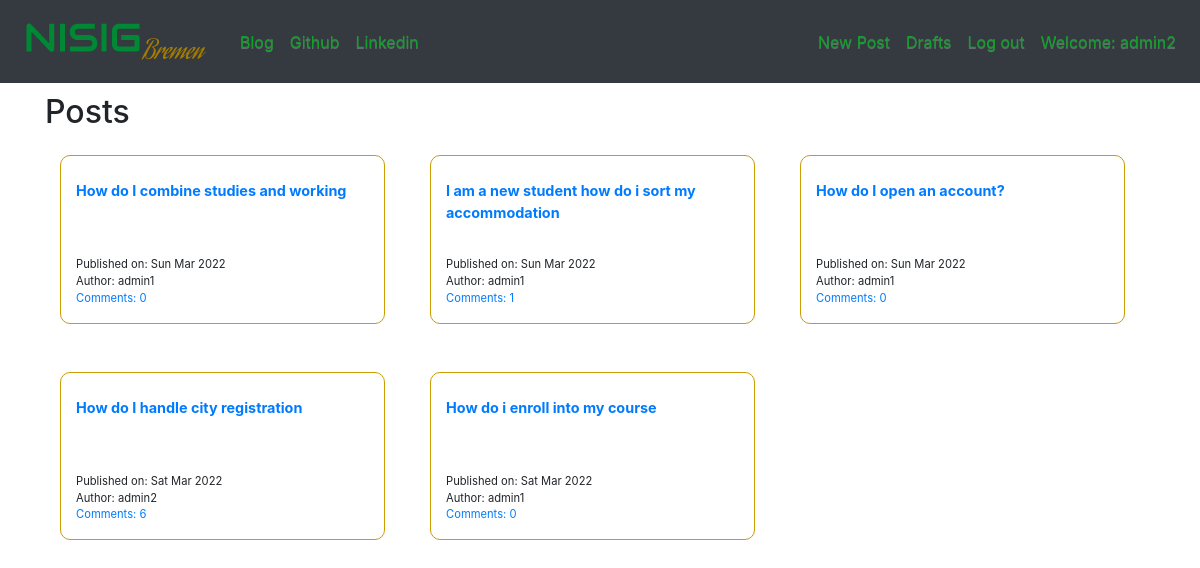
Screenshot of / (signed in) with the database file from the repository.
### nsig_blog/models.py (models this page shows, shortened)
class Post(models.Model):
    author=models.ForeignKey(User, on_delete=models.CASCADE,null=True) # connects each author to an auth user
    published_date=models.DateTimeField(blank=True,null=True)
    title=models.CharField(max_length=200)
    create_date=models.DateTimeField(default=timezone.now)
    text=models.TextField()
    def approve_comments(self):
        return self.comments.filter(approved_comment=True)

### nsig_blog/views.py (the view)
# urls.py: path('',views.PostListView.as_view(),name='post_list'),
class PostListView (ListView):
    model=Post
    paginate_by = 6
    def get_queryset(self):
        return Post.objects.filter(published_date__lte=timezone.now()).order_by('-published_date')

### nsig_blog/templates/nsig_blog/post_list.html (shortened to what this page needs)
{% extends "nsig_blog/base.html" %}
{% block bodyblk %}
<h2>Posts</h2>
<div class="postlist-con row">
    {% for post in post_list %}
    <div class="col-lg-4 col-md-6 col-sm-12 mb-5">
        <div class="postlist-bs">
            <p class="postlist-titl mt-4"><a href="{% url 'post_detail' pk=post.pk %}">{{ post.title }}</a></p>
            <div >
                <p class="postlist-p"> Published on: {{ post.published_date|date:"D M Y" }} <br> Author: {{ post.author}} <br>
                <a href="{% url 'post_detail' pk=post.pk %}" >Comments: {{ post.approve_comments.count }}</a>
            </p>
            </div>
        </div>
    </div>
    {% endfor %}
</div>
{% endblock %}

### nsig_blog/templates/nsig_blog/base.html (shortened to what this page needs)
<!DOCTYPE html>
{% load static %}
<html lang="en">
<head>
    <link rel="stylesheet" href="//cdn.jsdelivr.net/npm/medium-editor@latest/dist/css/medium-editor.min.css" type="text/css" media="screen" charset="utf-8">
    <link rel="stylesheet" href="https://stackpath.bootstrapcdn.com/bootstrap/4.4.1/css/bootstrap.min.css">
    <link rel="stylesheet" href="https://maxcdn.bootstrapcdn.com/bootstrap/3.3.7/css/bootstrap-theme.min.css">
    <link rel="stylesheet" href="{% static 'css/nsig_blog.css' %}">
    <link rel="stylesheet" href="https://cdnjs.cloudflare.com/ajax/libs/font-awesome/6.0.0/css/all.min.css">
</head>
<body class="">
    <nav class="navbar navbar-expand-lg navbar-dark bg-dark  techfont loader" style="background-color: #e3f2fd;">
        <a href="{% url 'post_list' %}" class="navbar-brand bigbrand"><img src="{% static 'logo/download.png' %}" alt="NSIG Bremen Logo"></a>
        <div class="collapse navbar-collapse" id="navbarNav">
            <ul class="navbar-nav mr-auto">
                <li class="nav-item active" ><a href="{% url 'post_list' %}" class="nav-link navtex navtex">Blog</a></li>
                <li class="nav-item"><a href="https://github.com/david13pod" class="nav-link navtex">Github</a></li>
                <li class="nav-item"><a href="https://www.linkedin.com/in/oluwapelumi-o-296805a1/" class="nav-link navtex">Linkedin</a></li>
            </ul>
            <ul class="navbar-nav ml-auto">
                {% if user.is_authenticated %}
                <li>
                    <a class="nav-link navtex" href="{% url 'post_new' %}">New Post</a>
                </li>
                <li>
                    <a class="nav-link navtex" href="{% url 'post_draft' %}">Drafts</a>
                </li>
                <li>
                    <a class="nav-link navtex" href="{% url 'nsig_blog_logout' %}">Log out</a>
                </li>
                <li>
                    <a class="nav-link navtex" >Welcome: {{user.username}}</a>
                </li>
                {% else %}
                <li class="nav-item">
                    <a class="nav-link navtex" href="{% url 'nsig_blog_login' %}"><i class="fa-solid fa-user"></i>Login</a>
                </li>
                {% endif %}
            </ul>
        </div>
    </nav>
    <div class="content container">
        <div class="row">
            <div class="col">
              <div class="blog_posts">
                {% block bodyblk %}
                {% endblock %}
              </div>
            </div>
        </div>
    </div>
</body>
</html>

### nsig_blog/static/css/nsig_blog.css (style rules this page uses)
.loader { filter:hue-rotate(0deg); color: linear-gradient(45deg,#0f8,#08f); animation:hue 5000ms infinite linear; }
body { font-size: 16px; }
.container { width: 100%; }
.techfont { font-size: 1.0em; margin-bottom: 10px; }
.navtex { color: #0fa128 !important; }
.postlist-con { margin-left: auto; margin-right: auto; margin-top: 2vw; height: 20vw; }
.postlist-titl { height: 5vw; font-weight: bold; font-size: 0.9em; }
.postlist-bs { border: 1px solid rgb(204, 157, 2); border-radius: 10px; padding-left: 15px; margin-right: 15px; }
.bigbrand { font-size: 1.5em; }
.postlist-p { font-size: 0.7em; }

### rows the page displays
Post: title "How do I combine studies and working", published_date "Sun Mar 2022", author "admin1", approve_comments.count "0"
Post: title "I am a new student how do i sort my accommodation", published_date "Sun Mar 2022", author "admin1", approve_comments.count "1"
Post: title "How do I open an account?", published_date "Sun Mar 2022", author "admin1", approve_comments.count "0"
Post: title "How do I handle city registration", published_date "Sat Mar 2022", author "admin2", approve_comments.count "6"
Post: title "How do i enroll into my course", published_date "Sat Mar 2022", author "admin1", approve_comments.count "0"

### other values shown
{{ user.username }} "admin2"
